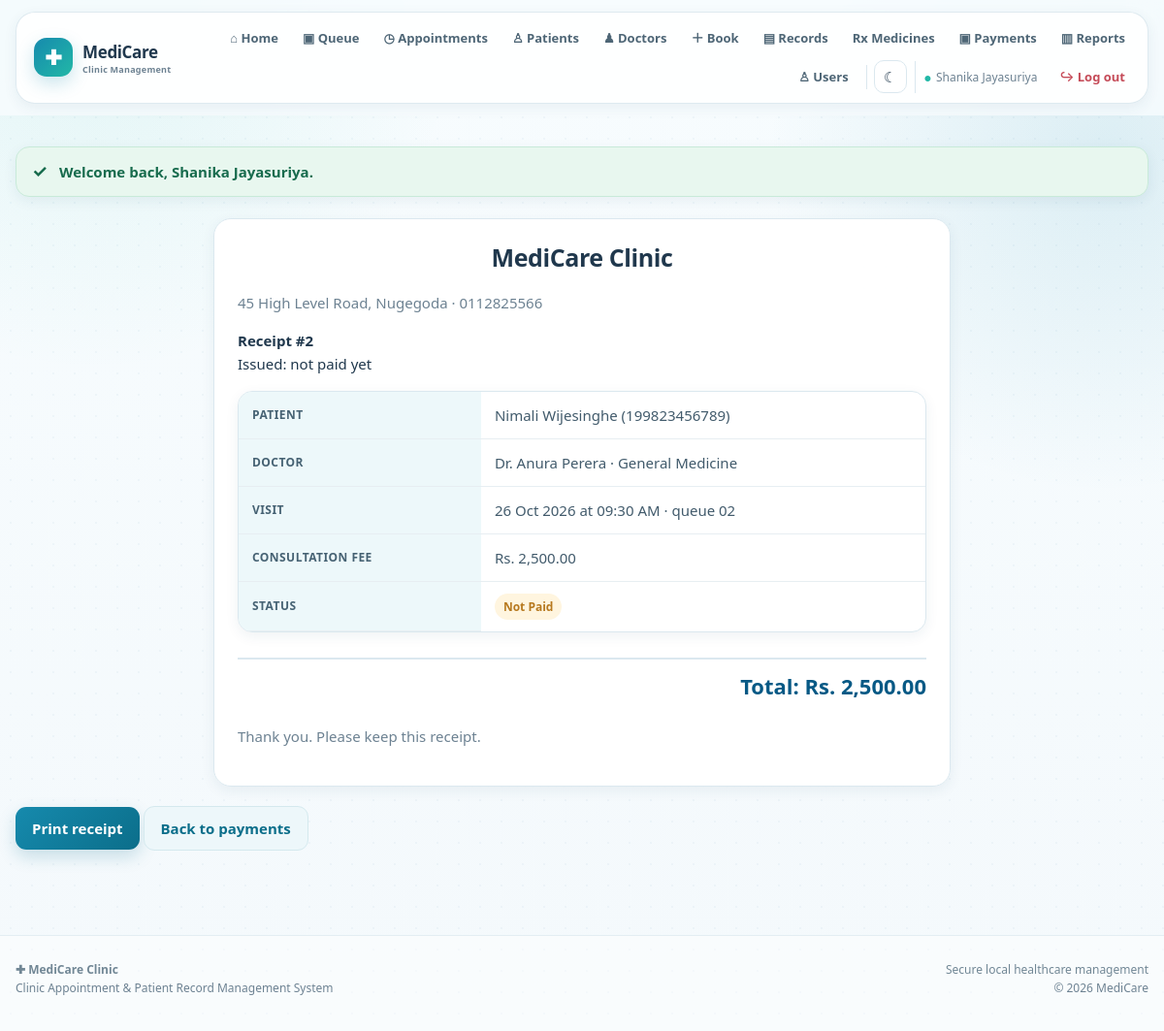
/index.php?page=staff/receipt&id=2 (signed in), run on the app's committed database.
### tables this page shows
CREATE TABLE payment (
    Payment_ID     INT AUTO_INCREMENT PRIMARY KEY,
    Appointment_ID INT NOT NULL UNIQUE,
    Amount         DECIMAL(10,2),
    Payment_Date   DATE,
    Payment_Status ENUM('Paid','Not Paid','Refunded') DEFAULT 'Not Paid',
    CONSTRAINT fk_payment_appt FOREIGN KEY (Appointment_ID) REFERENCES appointment(Appointment_ID)
);

CREATE TABLE clinic (
    Clinic_ID   INT AUTO_INCREMENT PRIMARY KEY,
    Clinic_Name VARCHAR(100) NOT NULL,
    Address     VARCHAR(200),
    Contact_No  VARCHAR(20)
);

CREATE TABLE patient (
    Patient_ID      INT AUTO_INCREMENT PRIMARY KEY,
    NIC             VARCHAR(20) UNIQUE,
    First_Name      VARCHAR(50) NOT NULL,
    Last_Name       VARCHAR(50) NOT NULL,
    DOB             DATE,
    Gender          ENUM('Male','Female','Other'),
    Phone           VARCHAR(20),
    Email           VARCHAR(100),
    Address         VARCHAR(200),
    Registered_Date DATE DEFAULT (CURRENT_DATE),
    User_ID         INT,
    CONSTRAINT fk_patient_user FOREIGN KEY (User_ID) REFERENCES user_account(User_ID)
);

CREATE TABLE specialization (
    Special_ID   INT AUTO_INCREMENT PRIMARY KEY,
    Special_Name VARCHAR(100) NOT NULL,
    Description  VARCHAR(255)
);

CREATE TABLE appointment (
    Appointment_ID   INT AUTO_INCREMENT PRIMARY KEY,
    Patient_ID       INT NOT NULL,
    Doctor_ID        INT NOT NULL,
    Schedule_ID      INT,
    Receptionist_ID  INT,
    Appointment_Date DATE NOT NULL,
    Time_Slot        TIME NOT NULL,
    Queue_No         INT,
    Status           ENUM('Pending','Confirmed','Completed','Cancelled','No-Show')
                     NOT NULL DEFAULT 'Pending',
    Reason           VARCHAR(255),
    Created_At       TIMESTAMP DEFAULT CURRENT_TIMESTAMP,

     
     
     
    Slot_Key TIME GENERATED ALWAYS AS (IF(Status = 'Cancelled', NULL, Time_Slot)) STORED,

    CONSTRAINT fk_appt_patient  FOREIGN KEY (Patient_ID)  REFERENCES patient(Patient_ID),
    CONSTRAINT fk_appt_doctor   FOREIGN KEY (Doctor_ID)   REFERENCES doctor(Doctor_ID),
    CONSTRAINT fk_appt_schedule FOREIGN KEY (Schedule_ID) REFERENCES doctor_schedule(Schedule_ID),
    CONSTRAINT fk_appt_recep    FOREIGN KEY (Receptionist_ID) REFERENCES receptionist(Receptionist_ID),
     
    CONSTRAINT uq_doctor_slot UNIQUE (Doctor_ID, Appointment_Date, Slot_Key)
);

### config/helpers.php (called while the page is built, shortened)
<?php
function e($value)
{
    return htmlspecialchars((string)$value, ENT_QUOTES, 'UTF-8');
}
function url($page = 'home')
{
    return 'index.php?page=' . $page;
}
function view($name, $data = [])
{
    extract($data);
    require __DIR__ . '/../views/layout/header.php';
    require __DIR__ . '/../views/' . $name . '.php';
    require __DIR__ . '/../views/layout/footer.php';
}
function time_label($time)
{
    return date('h:i A', strtotime($time));
}
function date_label($date)
{
    return date('d M Y', strtotime($date));
}
function money($amount)
{
    return 'Rs. ' . number_format((float)$amount, 2);
}
function queue_label($no)
{
    return $no ? str_pad($no, 2, '0', STR_PAD_LEFT) : '-';
}

### controllers/StaffController.php (called while the page is built, shortened)
<?php
class StaffController
{
    private $pdo;
    public function __construct($pdo)
    {
        $this->pdo = $pdo;
    }
    public function receipt()
    {
        $payment = new Payment($this->pdo);
        $row = $payment->find($_GET['id'] ?? 0);
        view('staff/receipt', ['payment' => $row, 'title' => 'Receipt']);
    }
}

### index.php (called while the page is built, shortened)
<?php
require_once __DIR__ . '/config/database.php';
require_once __DIR__ . '/config/helpers.php';
require_once __DIR__ . '/models/Billing.php';
require_once __DIR__ . '/controllers/StaffController.php';
$page = $_GET['page'] ?? 'home';
list($controllerName, $method) = $routes[$page];
$controller = new $controllerName($pdo);
$controller->$method();

### models/Billing.php (called while the page is built, shortened)
<?php
class Payment
{
    private $pdo;
    public function __construct($pdo) { $this->pdo = $pdo; }
    public function find($id)
    {
        $stmt = $this->pdo->prepare(
            "SELECT pay.*, a.Appointment_Date, a.Time_Slot, a.Queue_No,
                    CONCAT(p.First_Name,' ',p.Last_Name) AS Patient_Name,
                    p.NIC, p.Phone,
                    CONCAT('Dr. ',d.First_Name,' ',d.Last_Name) AS Doctor_Name,
                    s.Special_Name, c.Clinic_Name, c.Address, c.Contact_No
             FROM payment pay
             JOIN appointment a ON pay.Appointment_ID = a.Appointment_ID
             JOIN patient p     ON a.Patient_ID = p.Patient_ID
             JOIN doctor  d     ON a.Doctor_ID  = d.Doctor_ID
             LEFT JOIN specialization s ON d.Special_ID = s.Special_ID
             LEFT JOIN clinic c         ON d.Clinic_ID  = c.Clinic_ID
             WHERE pay.Payment_ID = ?"
        );
        $stmt->execute([$id]);
        return $stmt->fetch();
    }
}

### views/staff/receipt.php (the view)
<div class="card receipt">
    <h2 style="margin-top:0"><?= e($payment['Clinic_Name']) ?></h2>
    <p class="muted"><?= e($payment['Address']) ?> &middot; <?= e($payment['Contact_No']) ?></p>
    <p>
        <strong>Receipt #<?= (int)$payment['Payment_ID'] ?></strong><br>
        Issued: <?= $payment['Payment_Date'] ? date_label($payment['Payment_Date']) : 'not paid yet' ?>
    </p>
    <table class="table">
        <tr><th>Patient</th><td><?= e($payment['Patient_Name']) ?> (<?= e($payment['NIC']) ?>)</td></tr>
        <tr><th>Doctor</th><td><?= e($payment['Doctor_Name']) ?> &middot; <?= e($payment['Special_Name']) ?></td></tr>
        <tr><th>Visit</th><td><?= date_label($payment['Appointment_Date']) ?>
            at <?= time_label($payment['Time_Slot']) ?>
            <?= $payment['Queue_No'] ? '&middot; queue ' . queue_label($payment['Queue_No']) : '' ?></td></tr>
        <tr><th>Consultation fee</th><td><?= money($payment['Amount']) ?></td></tr>
        <tr><th>Status</th><td>
            <span class="badge badge-<?= strtolower(str_replace(' ', '', $payment['Payment_Status'])) ?>">
                <?= e($payment['Payment_Status']) ?></span></td></tr>
    </table>
    <p class="total">Total: <?= money($payment['Amount']) ?></p>
    <p class="muted">Thank you. Please keep this receipt.</p>
</div>
<p class="no-print">
    <button class="btn" onclick="window.print();">Print receipt</button>
    <a class="btn btn-light" href="<?= url('staff/payments') ?>">Back to payments</a>
</p>

### assets/css/style.css (style rules this page uses)
:root { --primary: #168aad; --primary-dark: #0b6e8a; --primary-deep: #075985; --primary-soft: #e8f7fb; --accent: #22b8a7; --page: #f4f9fc; --surface: #ffffff; --surface-soft: #f8fcfe; --text: #20384d; --muted: #6d8292; --line: #dbe8ef; --success: #16845b; --success-soft: #e8f7ef; --warning: #b7791f; --warning-soft: #fff5df; --danger: #c54b58; --danger-soft: #fff0f2; --shadow-sm: 0 4px 14px rgba(25, 73, 97, .07); --shadow: 0 12px 32px rgba(25, 73, 97, .10); --shadow-lg: 0 22px 55px rgba(25, 73, 97, .14); --radius: 18px; --radius-sm: 12px; --radius-lg: 28px; }
* { box-sizing: border-box; }
html { scroll-behavior: smooth; }
body { margin: 0; min-height: 100vh; background: radial-gradient(circle at 8% 0%, rgba(34,184,167,.10), transparent 25%), radial-gradient(circle at 95% 15%, rgba(22,138,173,.12), transparent 24%), linear-gradient(180deg, #f7fcfe 0%, var(--page) 100%); color: var(--text); font-family: "Segoe UI", system-ui, -apple-system, BlinkMacSystemFont, Arial, sans-serif; font-size: 15px; line-height: 1.6; }
body::before { content: ""; position: fixed; inset: 0; pointer-events: none; background-image: radial-gradient(rgba(7, 89, 133, .035) 1px, transparent 1px); background-size: 22px 22px; z-index: -1; }
button, input, select, textarea { font: inherit; }
button { cursor: pointer; }
a { color: var(--primary-dark); }
h1, h2, h3 { color: var(--text); line-height: 1.2; }
h2 { margin: 42px 0 20px; font-size: 25px; font-weight: 800; letter-spacing: -.4px; }
p { margin-top: 0; }
.muted { color: var(--muted); }
.card { display: block; padding: 24px; background: rgba(255,255,255,.96); border: 1px solid var(--line); border-radius: var(--radius); box-shadow: var(--shadow-sm); transition: transform .22s ease, box-shadow .22s ease, border-color .22s ease; }
.btn { display: inline-flex; align-items: center; justify-content: center; gap: 7px; min-height: 42px; padding: 10px 17px; border: 0; border-radius: 11px; background: linear-gradient(135deg, var(--primary), var(--primary-dark)); color: white !important; text-decoration: none !important; font-weight: 750; box-shadow: 0 7px 18px rgba(11,110,138,.20); transition: transform .18s ease, box-shadow .18s ease, filter .18s ease; }
.btn-light { background: #edf7fa; color: var(--primary-dark) !important; border: 1px solid #d4e9ee; box-shadow: none; }
.table { width: 100%; margin: 16px 0 26px; border-collapse: separate; border-spacing: 0; overflow: hidden; background: var(--surface); border: 1px solid var(--line); border-radius: 15px; box-shadow: var(--shadow-sm); }
.table th, .table td { padding: 12px 14px; text-align: left; vertical-align: middle; border-bottom: 1px solid #e7eef2; }
.table th { background: #edf8fa; color: #466273; font-size: 12px; text-transform: uppercase; letter-spacing: .45px; }
.table tr:last-child td { border-bottom: 0; }
.table td { color: #425b6c; }
.badge { display: inline-flex; align-items: center; min-height: 27px; padding: 4px 9px; border-radius: 999px; font-size: 12px; font-weight: 800; }
.badge-pending, .badge-notpaid { background: var(--warning-soft); color: var(--warning); }
.total { color: var(--primary-deep); font-size: 22px; font-weight: 850; }
.receipt { max-width: 760px; margin: 20px auto; }
.receipt h2 { margin-top: 0; text-align: center; }
.receipt .total { text-align: right; padding-top: 10px; border-top: 2px solid var(--line); }

### data on the page
payment: clinic.Clinic_Name "MediCare Clinic", clinic.Address "45 High Level Road, Nugegoda", clinic.Contact_No "0112825566", Payment_ID "2", patient.NIC "199823456789", specialization.Special_Name "General Medicine", Appointment_ID.Appointment_Date "26 Oct 2026", Appointment_ID.Time_Slot "09:30 AM", Appointment_ID.Queue_No "02", Amount "Rs. 2,500.00", Payment_Status "Not Paid"

### other printed values
user_name() "Shanika Jayasuriya"
$flash['text'] "Welcome back, Shanika Jayasuriya."
$payment['Patient_Name'] "Nimali Wijesinghe"
$payment['Doctor_Name'] "Dr. Anura Perera"
